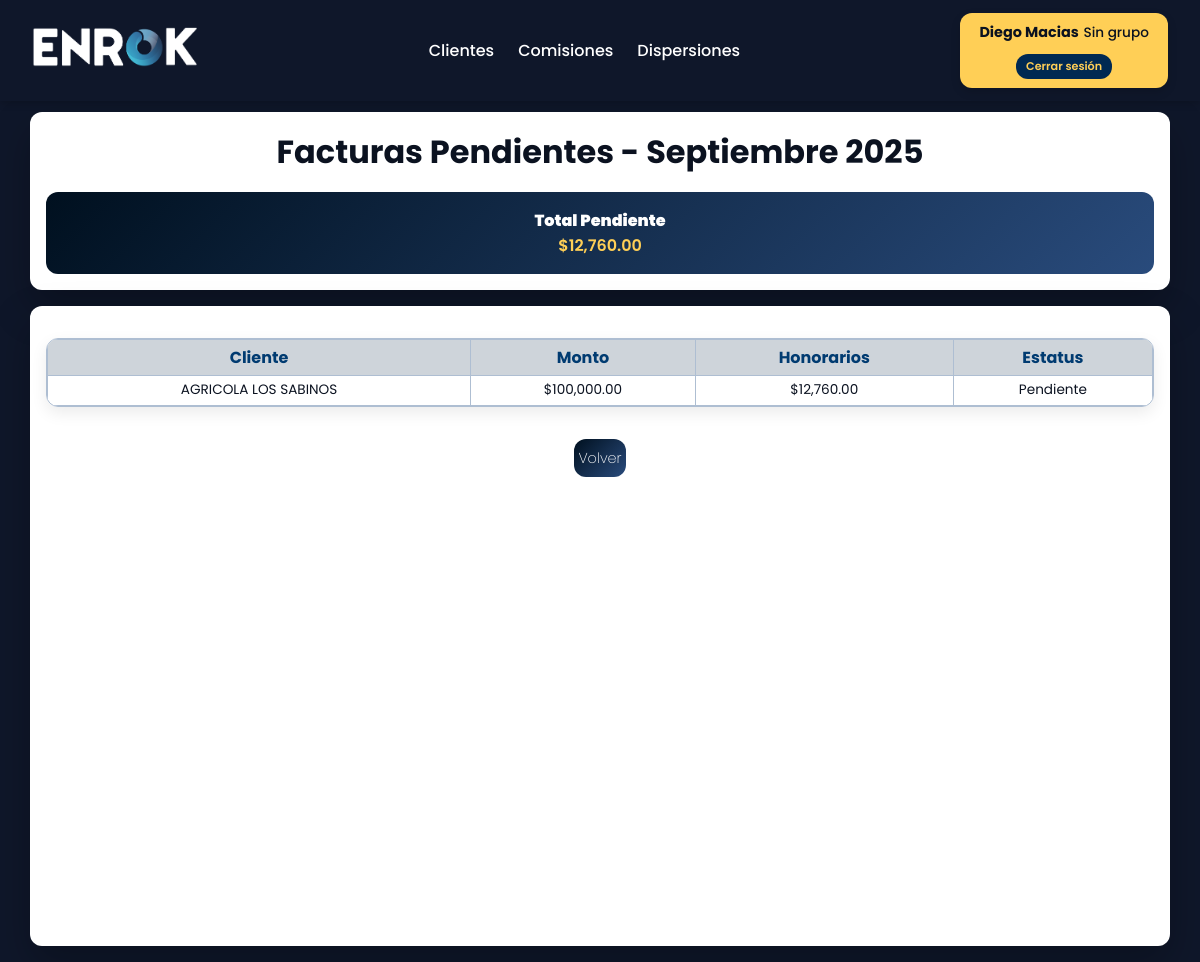
Before: /reporte_dispersiones/detalle/?mes=9&anio=2025 (signed in) with the older database file.
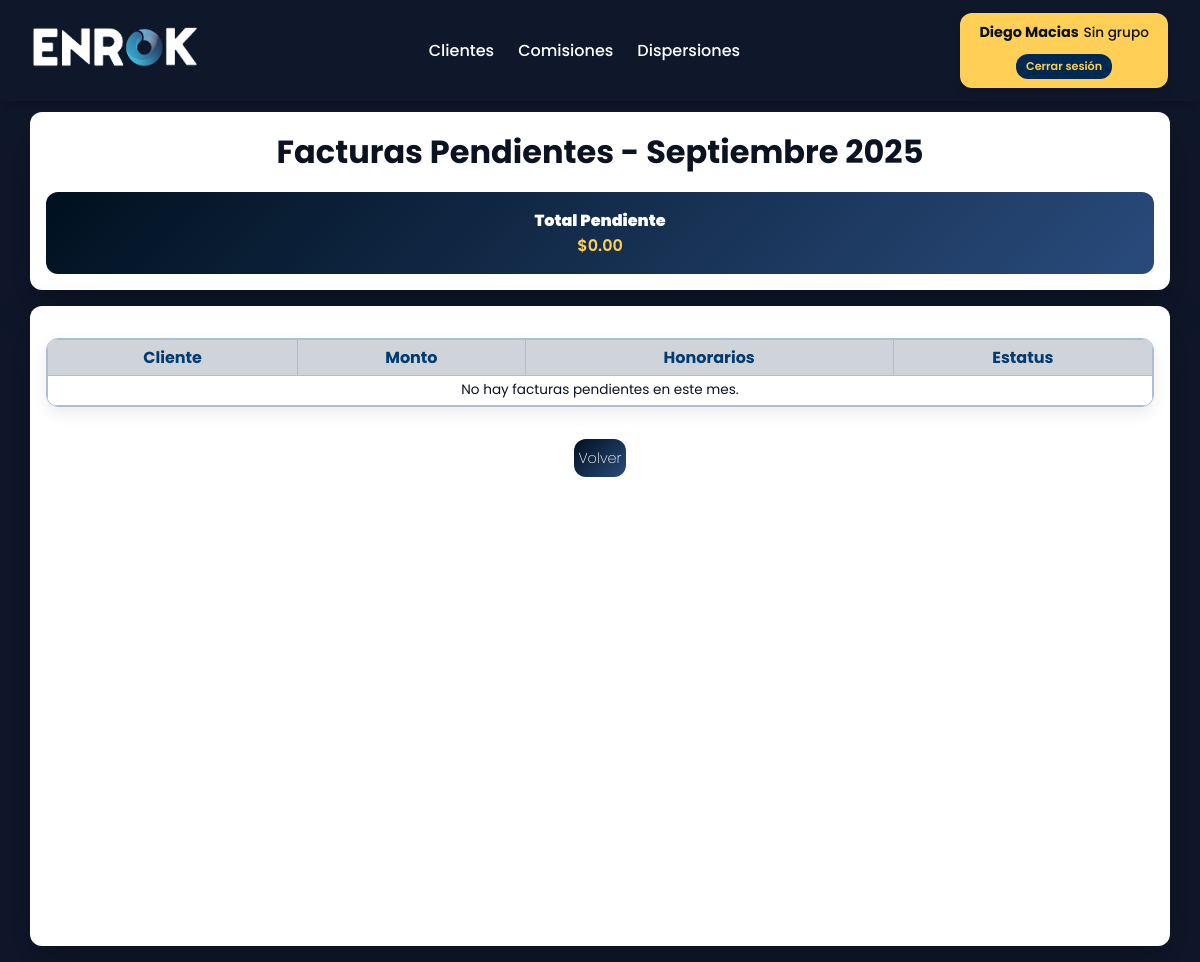
After: the same page with the newer database file.
### dispersiones/models.py (models this page shows, shortened)
class Dispersion(models.Model):
    fecha = models.DateTimeField(default=timezone.now)
    cliente = models.ForeignKey(Cliente, on_delete=models.CASCADE)
    factura = models.CharField(max_length=100)
    num_factura = models.CharField(max_length=100, blank=True, null=True)
    monto = models.DecimalField(max_digits=12, decimal_places=2)
    comision = models.DecimalField(max_digits=12, decimal_places=2, editable=False)
    num_factura_honorarios = models.CharField(max_length=100, blank=True, null=True)
    total_honorarios = models.DecimalField(max_digits=12, decimal_places=2, editable=False)
    estatus_proceso = models.CharField(max_length=50)
    comentarios = models.TextField(blank=True, null=True)
    num_periodo = models.CharField(max_length=50, blank=True, null=True)
    estatus_periodo = models.CharField(max_length=50)
    estatus_pago = models.CharField(max_length=50, default="Pendiente")
    comision_procom = models.DecimalField(max_digits=5, decimal_places=2, editable=False)
    class Meta:
        permissions = [
            ("actualizar_estatus_dispersion", "Puede actualizar estatus de pago en dispersiones"),
        ]

### clientes/models.py (models this page shows, shortened)
class Cliente(models.Model):
    servicio = models.CharField(max_length=100)
    comision_procom = models.FloatField(blank=True, null=True)
    factura = models.CharField(blank=True, null=True)
    nombre = models.CharField(max_length=150)
    utilidad_enrok = models.FloatField(blank=True, null=True)
    comisionista_1 = models.CharField(max_length=100, blank=True, null=True)
    porcentaje_1 = models.FloatField(blank=True, null=True)
    comisionista_2 = models.CharField(max_length=100, blank=True, null=True)
    porcentaje_2 = models.FloatField(blank=True, null=True)
    comisionista_3 = models.CharField(max_length=100, blank=True, null=True)
    porcentaje_3 = models.FloatField(blank=True, null=True)
    comisionista_4 = models.CharField(max_length=100, blank=True, null=True)
    porcentaje_4 = models.FloatField(blank=True, null=True)
    comisionista_5 = models.CharField(max_length=100, blank=True, null=True)
    porcentaje_5 = models.FloatField(blank=True, null=True)
    comisionista_6 = models.CharField(max_length=100, blank=True, null=True)
    porcentaje_6 = models.FloatField(blank=True, null=True)
    comisionista_7 = models.CharField(max_length=100, blank=True, null=True)
    porcentaje_7 = models.FloatField(blank=True, null=True)
    comisionista_8 = models.CharField(max_length=100, blank=True, null=True)
    porcentaje_8 = models.FloatField(blank=True, null=True)
    comisionista_9 = models.CharField(max_length=100, blank=True, null=True)
    porcentaje_9 = models.FloatField(blank=True, null=True)
    fecha_registro = models.DateTimeField(auto_now_add=True)

### core/views.py (the view)
# urls.py: path('reporte_dispersiones/detalle/', views.reporte_detalle_dispersiones, name='reporte_detalle_dispersiones'),
def reporte_detalle_dispersiones(request):
    mes = int(request.GET.get('mes'))
    anio = int(request.GET.get('anio'))
    dispersiones = Dispersion.objects.filter(
        fecha__month=mes,
        fecha__year=anio,
        estatus_pago__in=["Pendiente", "Parcial"]
    ).order_by('cliente__nombre')
    mes_nombre = MESES_ES.get(mes, "")
    total_pendiente = dispersiones.aggregate(total=Sum('total_honorarios'))['total'] or 0
    return render(request, 'reporte/reporte_detalle.html', {
        'dispersiones': dispersiones,
        'mes': mes,
        'anio': anio,
        'mes_nombre': mes_nombre,
        'total_pendiente': total_pendiente,
    })

### core/templates/reporte/reporte_detalle.html (shortened to what this page needs)
{% extends 'base_listar.html' %}
{% load humanize %}
{% block title_filters %}
  <div class="card-top">
    <h1>Facturas Pendientes - {{ mes_nombre }} {{ anio }}</h1>
    <div class="pendiente-box">
      <div>
        <h2>Total Pendiente</h2>
        <strong class="monto">${{ total_pendiente|floatformat:2|intcomma }}</strong>
      </div>
    </div>
  </div>
{% endblock %}
{% block content %}
  <div class="card">
    <div class="table-container">
      <table>
        <tr>
          <th>Cliente</th>
          <th>Monto</th>
          <th>Honorarios</th>
          <th>Estatus</th>
        </tr>
        {% for d in dispersiones %}
        <tr>
          <td>{{ d.cliente.nombre }}</td>
          <td>${{ d.monto|floatformat:2|intcomma }}</td>
          <td>${{ d.total_honorarios|floatformat:2|intcomma }}</td>
          <td>{{ d.estatus_pago }}</td>
        </tr>
        {% empty %}
        <tr>
          <td colspan="4" style="text-align:center;">No hay facturas pendientes en este mes.</td>
        </tr>
        {% endfor %}
      </table>
    </div>
    <div style="margin-top: 2rem; text-align:center;">
      <a href="{% url 'reporte_dispersiones' %}" class="btn filtro_pagado">Volver</a>
    </div>
  </div>
{% endblock %}

Changed rows visible on the page:
removed Dispersion: cliente.nombre "AGRICOLA LOS SABINOS", monto "100,000.00", total_honorarios "12,760.00", estatus_pago "Pendiente"
Other visible differences:
{{ total_pendiente|floatformat:2|intcomma }}: "12,760.00" → "0.00"
text now shown: "No hay facturas pendientes en este mes."
